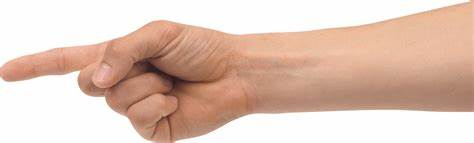
#> input picture hand.jpg, 474 x 143 px
$ jupyter execute 'Contour Detection Technique.ipynb'
#> lines starting #> are read from the running program, lines starting #| are printed output that depends on the picture; after the words box and inside, x2 and y2 are one past the last pixel; in counts of white or black regions, pixels touching at a corner belong together
[cell 1]
import cv2 as cv
import numpy as np

img=cv.imread("hand.jpg")
#> img is the input picture: shape (143, 474, 3); mean B, G, R 183.1, 196.9, 224.2
#image read in program
img=cv.resize(img,(1000,600))
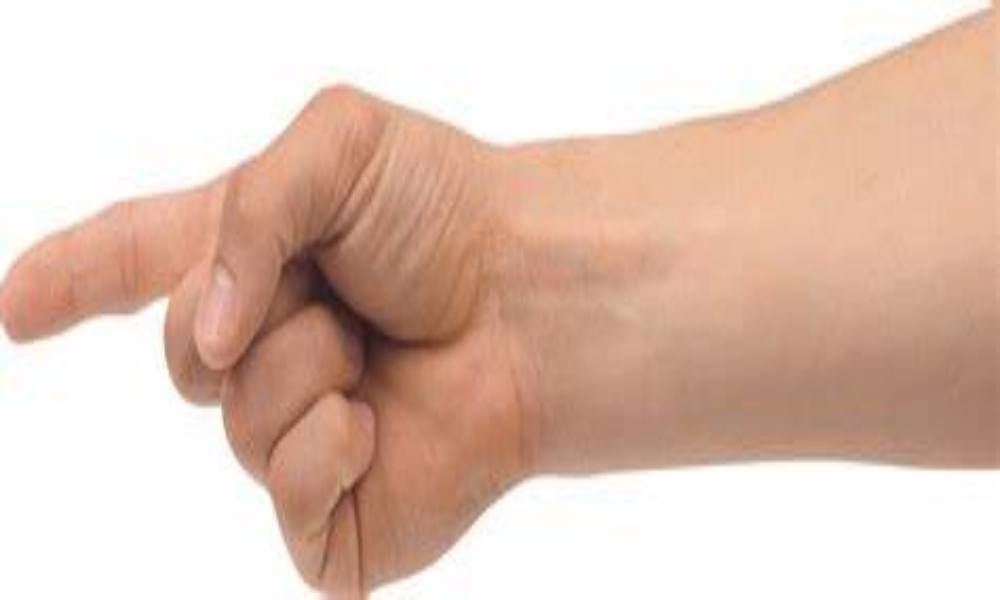
#> img: shape (600, 1000, 3); mean B, G, R 183, 196.9, 224.1
#image resize in a 1000,600
gray=cv.cvtColor(img,cv.COLOR_BGR2GRAY)
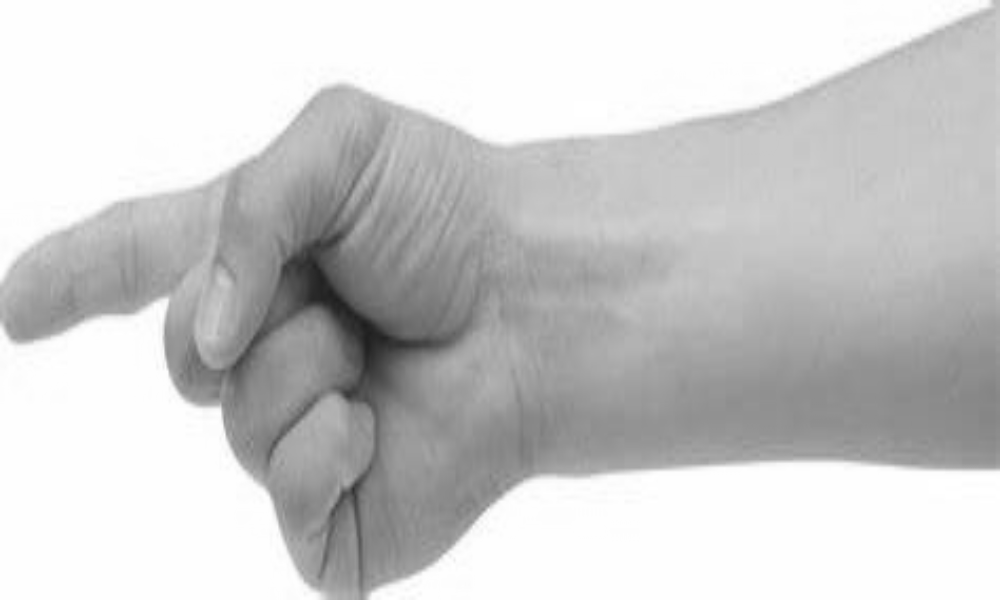
#> gray: shape (600, 1000); min 29, max 255, mean 203.5
#image color convert to rgb to black and white


res,thresh=cv.threshold(gray,210,255,cv.THRESH_BINARY_INV)
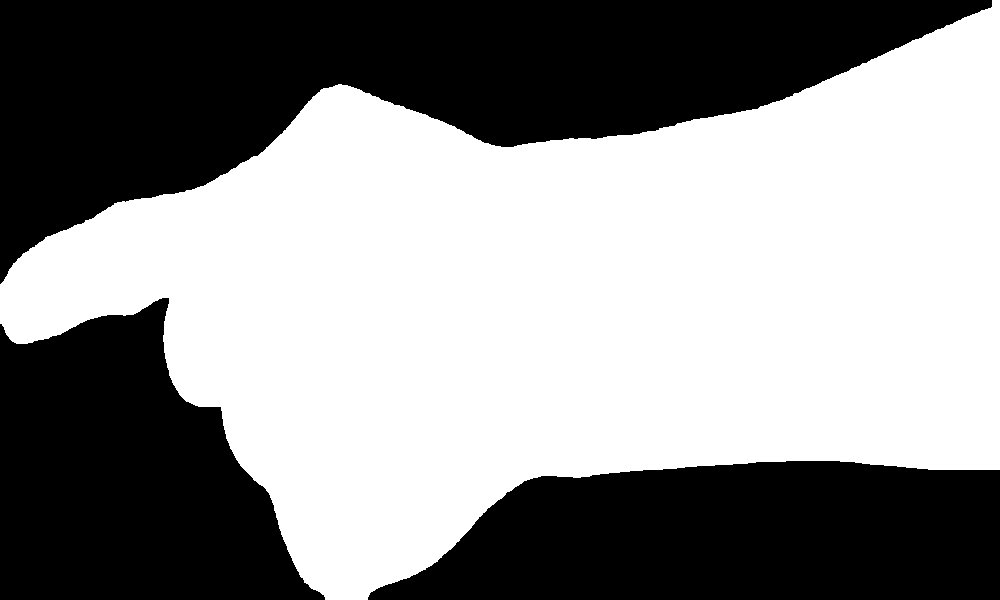
#> thresh: shape (600, 1000); 55.8% white; 3 black regions
#gray image is to highlight the black and white colror because to easy identify the border of the image
#to gray image to htreshold image

contours,hi=cv.findContours(thresh,cv.RETR_TREE,cv.CHAIN_APPROX_SIMPLE)
#> contours = 1 contour; box (x1, y1, x2, y2) and area: (0, 0, 1000, 600) 333322; hi = [[-1, -1, -1, -1]]
 #RETR_TREE IS IMPORTANT OF THE FUNCTION IN THE CONTOUR AND "CHAIN_APPROX_SIMPLE" is also it is the find border to add
#chain all intensity object

print('no of contour: '+str(len(contours)))
#| no of contour: 1
#to print the contour the boader

image=cv.drawContours(img,contours,-1,(0,0,255),1)
#the image, contour, -1 (is a all contour print or 1 is only first contour),color,thikness of the boader

#  cv.drawContours(img,contours,-1,(0,0,255),1)  also use this it's working


cv.imshow("gray",gray)
cv.imshow("Contour_image",image)
#show the image

cv.waitKey(0)

$ run again, with apple.jpg copied over hand.jpg
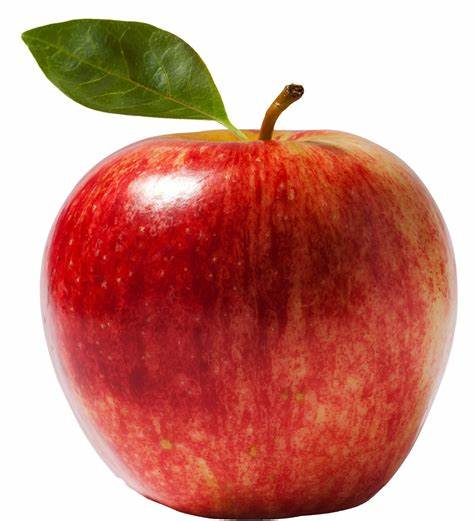
#> input picture apple.jpg, 474 x 521 px
#> img is the input picture: shape (521, 474, 3); mean B, G, R 127.3, 138, 201.8
#> img: shape (600, 1000, 3)
#> `gray=cv.cvtColor(img,cv.COLOR_BGR2GRAY)`:
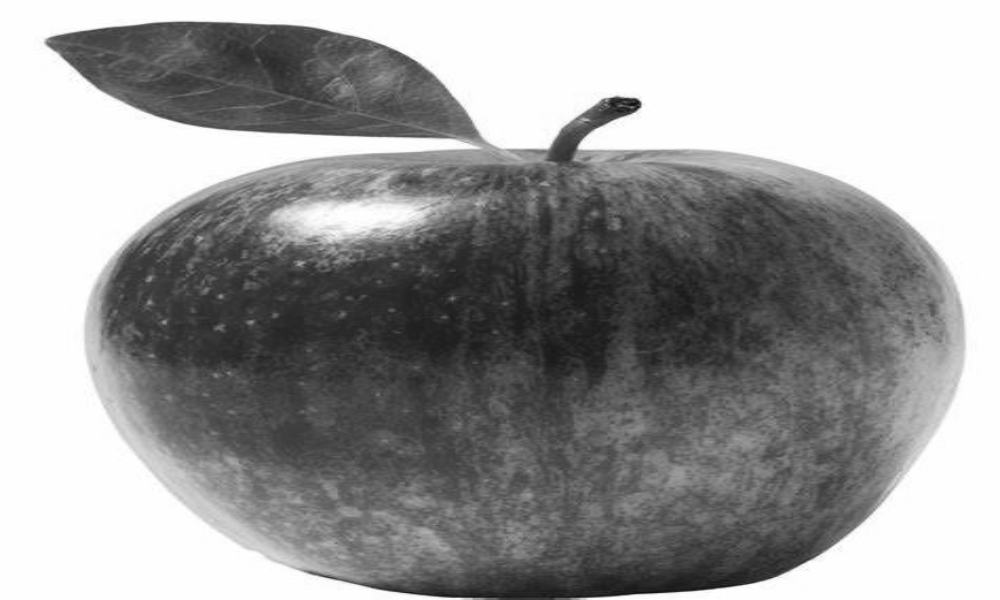
#> gray: shape (600, 1000); min 11, max 255, mean 155.8
#> `res,thresh=cv.threshold(gray,210,255,cv.THRESH_BINARY_INV)`:
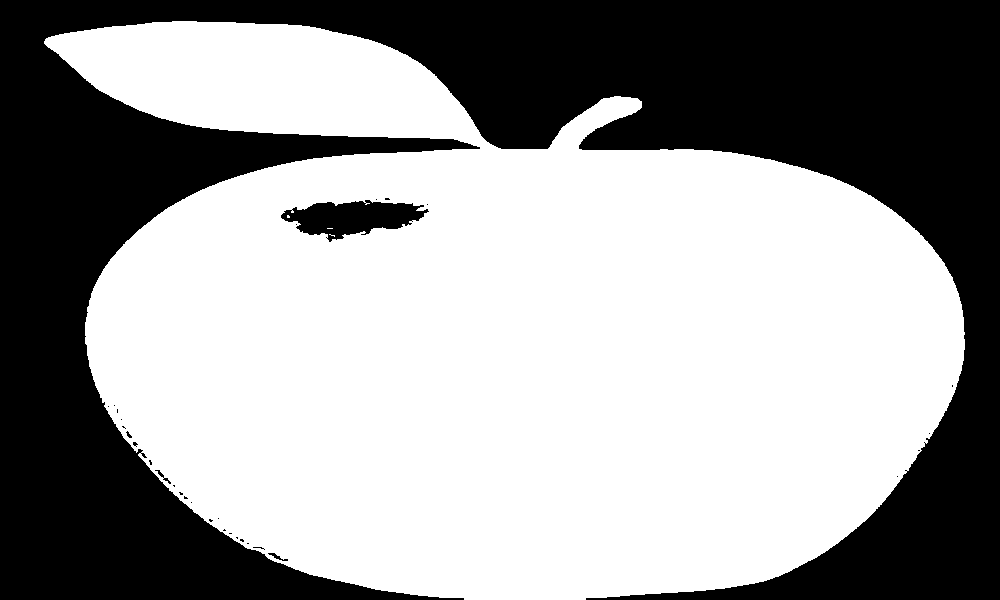
#> thresh: shape (600, 1000); 60.5% white; 32 black regions (27 under 20 px)
#> contours = 44 contours, 35 with area under 20; largest, box (x1, y1, x2, y2) and area: (44, 21, 965, 600) 364992, (280, 199, 430, 243) 3778, (267, 552, 289, 562) 72, (154, 469, 165, 479) 38, (162, 477, 172, 485) 30; hi = 44 rows, first 6: [-1, -1, 1, -1], [2, -1, -1, 0], [3, 1, -1, 0], [4, 2, -1, 0], [5, 3, -1, 0], [6, 4, -1, 0]
#| no of contour: 44

$ run again, with orange.jpg copied over hand.jpg
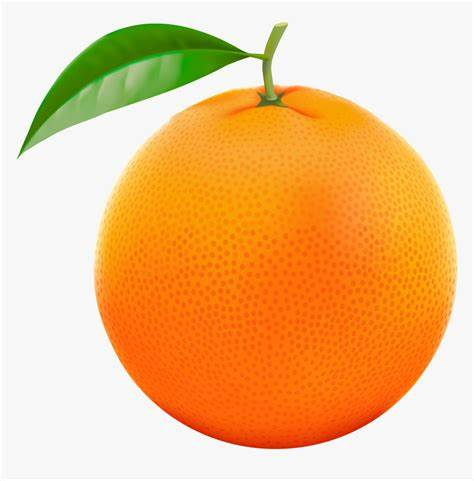
#> input picture orange.jpg, 474 x 481 px
#> img is the input picture: shape (481, 474, 3); mean B, G, R 133.2, 190.2, 238.9
#> img: shape (600, 1000, 3)
#> `gray=cv.cvtColor(img,cv.COLOR_BGR2GRAY)`:
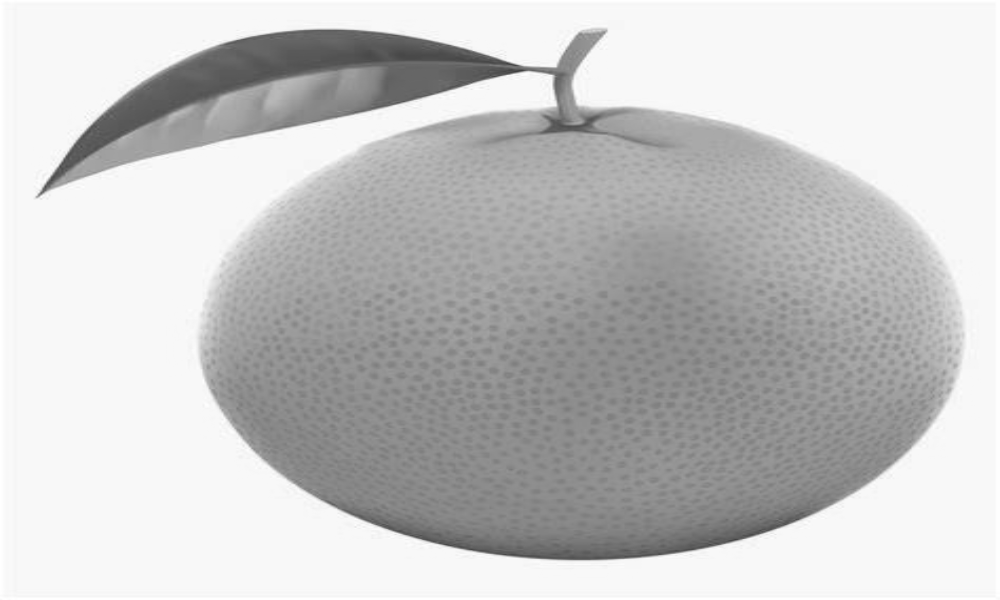
#> gray: shape (600, 1000); min 61, max 255, mean 198.2
#> `res,thresh=cv.threshold(gray,210,255,cv.THRESH_BINARY_INV)`:
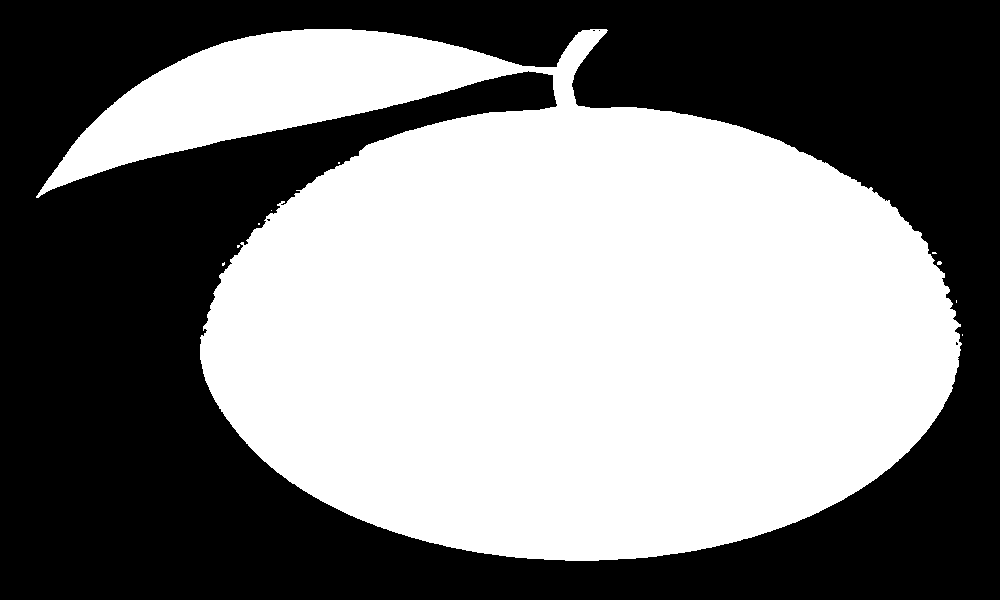
#> thresh: shape (600, 1000); 50.8% white; 5 black regions (4 under 20 px)
#> contours = 14 contours, 13 with area under 20; largest, box (x1, y1, x2, y2) and area: (36, 29, 962, 561) 302928; hi = 14 rows, first 6: [1, -1, -1, -1], [2, 0, -1, -1], [3, 1, -1, -1], [4, 2, -1, -1], [5, 3, -1, -1], [6, 4, -1, -1]
#| no of contour: 14

$ run again, with shapes.jpg copied over hand.jpg
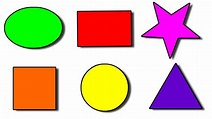
#> input picture shapes.jpg, 212 x 119 px
#> img is the input picture: shape (119, 212, 3); mean B, G, R 165.6, 186.6, 212.2
#> img: shape (600, 1000, 3)
#> `res,thresh=cv.threshold(gray,210,255,cv.THRESH_BINARY_INV)`:
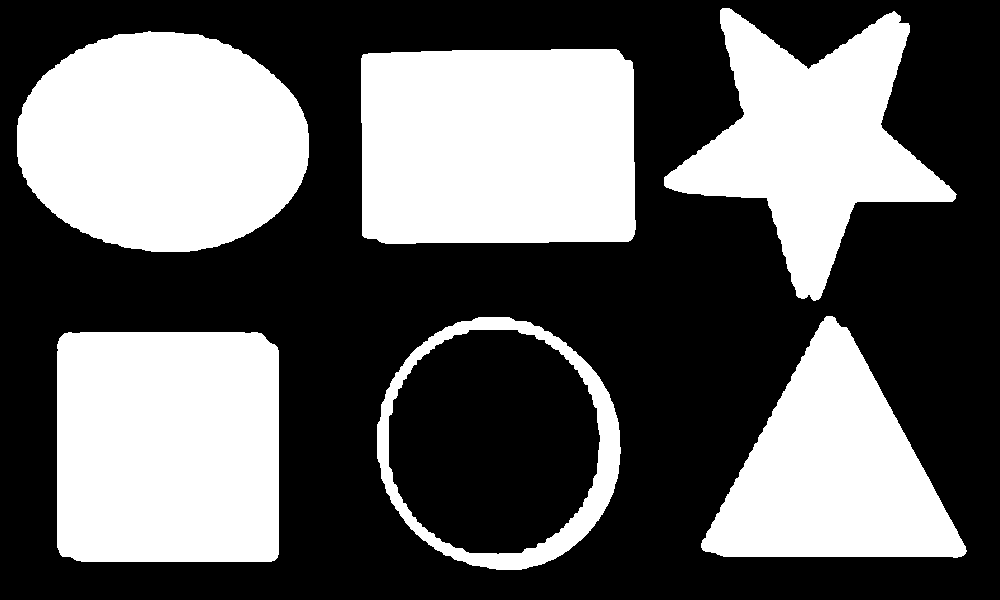
#> thresh: shape (600, 1000); 39.4% white; 6 white regions
#> contours = 7 contours; box (x1, y1, x2, y2) and area: (361, 49, 636, 244) 51802, (17, 31, 309, 252) 50362, (57, 332, 279, 562) 50265, (377, 317, 621, 570) 47870, (388, 329, 601, 555) 37984, (664, 8, 957, 301) 36594, (701, 316, 967, 558) 34776; hi = [[1, -1, -1, -1], [3, 0, 2, -1], [-1, -1, -1, 1], [4, 1, -1, -1], [5, 3, -1, -1], [6, 4, -1, -1], [-1, 5, -1, -1]]
#| no of contour: 7
#> `image=cv.drawContours(img,contours,-1,(0,0,255),1)`:
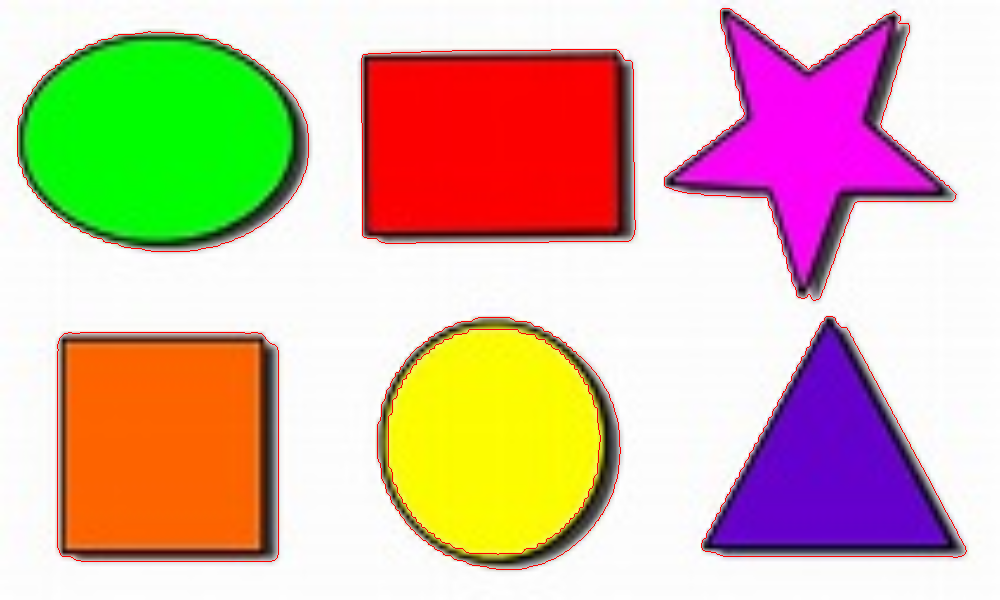
#> image: shape (600, 1000, 3); mean B, G, R 163.8, 184.6, 212.6
